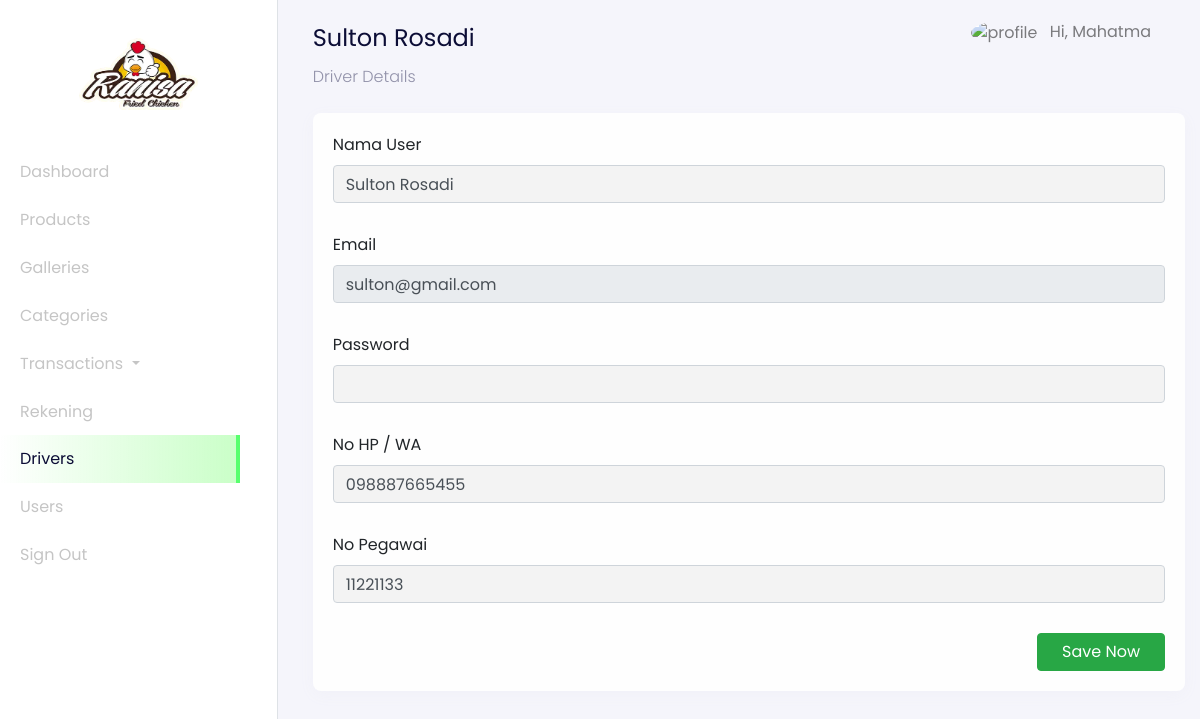
The app's page /admin?page=drivers-details&id=1 (signed in) with its own data.
### tables this page shows
CREATE TABLE `users` (
  `id_user` int(11) NOT NULL,
  `name` varchar(255) NOT NULL,
  `email` varchar(255) NOT NULL,
  `password` varchar(255) NOT NULL,
  `address` text DEFAULT NULL,
  `phone_number` varchar(255) NOT NULL,
  `postal_code` varchar(191) NOT NULL,
  `roles` varchar(255) NOT NULL
);

CREATE TABLE `drivers` (
  `id_driver` int(11) NOT NULL,
  `name_driver` varchar(255) NOT NULL,
  `email` varchar(255) NOT NULL,
  `password` varchar(255) NOT NULL,
  `phone_number` varchar(255) NOT NULL,
  `jurusan` varchar(255) NOT NULL,
  `no_pegawai` int(11) NOT NULL
);

### config/config.php (called while the page is built, shortened)
<?php
$host = 'localhost';
$user = 'root';
$password = '';
$dbname = 'daging_online';
$conn = mysqli_connect($host, $user, $password, $dbname);
function query($query)
{
    global $conn;
    $result = mysqli_query($conn, $query);
    $rows = [];
    while ($row = mysqli_fetch_assoc($result)) {
        $rows[] = $row;
    }
    return $rows;
}

### admin/drivers/dashboard-drivers-details.php (the view, shortened to what this page needs)
<?php
$id = $_GET["id"];
$drivers = query("SELECT * FROM drivers WHERE id_driver = $id")[0];
?>
<nav
  class="navbar navbar-expand-lg navbar-light navbar-store fixed-top"
  data-aos="fade-down"
>
  <div class="container-fluid">
    <div class="collpase navbar-collapse" id="navbarResponsive">
      <ul class="navbar-nav d-none d-lg-flex ml-auto">
        <li class="nav-item dropdown">
          <a
            href="#"
            class="nav-link"
            id="navbarDropdown"
            role="button"
            data-toggle="dropdown"
          >
          <img
              src="../assets/images/person-circle.svg"
              alt="profile"
              height="40px"
              class="rounded-circle mr-2 profile-picture"
            />
            <?php
              $id_user = $_SESSION['user'];
              $user = query("SELECT * FROM users WHERE id_user = $id_user")[0];
            ?>
            Hi, <?= $user["name"]; ?>
          </a>
        </li>
      </ul>
    </div>
  </div>
</nav>
<div
  class="section-content section-dashboard-home"
  data-aos="fade-up"
>
  <div class="container-fluid">
    <div class="dashboard-heading">
      <h2 class="dashboard-title"><?= $drivers["name_driver"]; ?></h2>
      <p class="dashboard-subtitle">Driver Details</p>
    </div>
    <div class="dashboard-content">
      <div class="row">
        <div class="col-12 mt-2">
          <form action="" method="POST">
            <div class="card">
              <div class="card-body">
                  <div class="row">
                    <div class="col-md-12">
                      <div class="form-group">
                        <label for="name">Nama User</label>
                        <input
                          type="text"
                          name="name"
                          id="name"
                          class="form-control"
                          value="<?= $drivers["name_driver"]; ?>"
                          required
                        />
                      </div>
                    </div>
                    <div class="col-md-12">
                      <div class="form-group">
                        <label for="email">Email</label>
                        <input
                          type="text"
                          name="email"
                          id="email"
                          class="form-control"
                          value="<?= $drivers["email"]; ?>"
                          readonly
                        />
                      </div>
                    </div>
                    <div class="col-md-12">
                      <div class="form-group">
                        <label for="password">Password</label>
                        <input
                          type="password"
                          name="password"
                          id="password"
                          class="form-control"
                        />
                      </div>
                    </div>
                    <div class="col-md-12">
                      <div class="form-group">
                        <label for="phone_number">No HP / WA</label>
                        <input
                          type="number"
                          name="phone_number"
                          id="phone_number"
                          class="form-control"
                          value="<?= $drivers["phone_number"]; ?>"
                          required
                        />
                      </div>
                    </div>
                    <div class="col-md-12">
                      <div class="form-group">
                        <label for="noPegawai">No Pegawai</label>
                        <input
                          type="number"
                          name="noPegawai"
                          id="noPegawai"
                          class="form-control"
                          value="<?= $drivers["no_pegawai"]; ?>"
                          required
                        />
                      </div>
                    </div>
                  </div>
                  <div class="row">
                    <div class="col-12 text-right">
                      <button
                        type="submit"
                        name="updateDriver"
                        class="btn btn-success px-4"
                      >
                        Save Now
                      </button>
                    </div>
                  </div>
              </div>
            </div>
          </form>
        </div>
      </div>
    </div>
  </div>
</div>

### records on screen
users: name "Mahatma"
drivers: name_driver "Sulton Rosadi", name "Sulton Rosadi", email "sulton@gmail.com", phone_number "098887665455", noPegawai "11221133"
